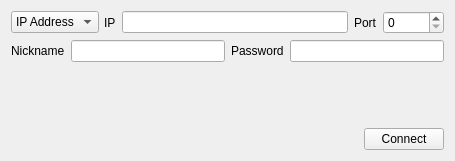
<?xml version="1.0" encoding="UTF-8"?>
<ui version="4.0">
 <class>DirectConnect</class>
 <widget class="QWidget" name="DirectConnect">
  <property name="geometry">
   <rect>
    <x>0</x>
    <y>0</y>
    <width>455</width>
    <height>161</height>
   </rect>
  </property>
  <property name="windowTitle">
   <string>Direct Connect</string>
  </property>
  <layout class="QVBoxLayout" name="verticalLayout">
   <item>
    <layout class="QVBoxLayout" name="verticalLayout_3">
     <item>
      <layout class="QVBoxLayout" name="verticalLayout_2">
       <item>
        <layout class="QHBoxLayout" name="horizontalLayout">
         <property name="spacing">
          <number>0</number>
         </property>
         <property name="leftMargin">
          <number>0</number>
         </property>
         <item>
          <widget class="QComboBox" name="connection_type">
           <item>
            <property name="text">
             <string>IP Address</string>
            </property>
           </item>
          </widget>
         </item>
         <item>
          <widget class="QWidget" name="ip_container" native="true">
           <layout class="QHBoxLayout" name="ip_layout">
            <property name="leftMargin">
             <number>5</number>
            </property>
            <property name="topMargin">
             <number>0</number>
            </property>
            <property name="rightMargin">
             <number>0</number>
            </property>
            <property name="bottomMargin">
             <number>0</number>
            </property>
            <item>
             <widget class="QLabel" name="label_2">
              <property name="text">
               <string>IP</string>
              </property>
             </widget>
            </item>
            <item>
             <widget class="QLineEdit" name="ip">
              <property name="toolTip">
               <string>&lt;html&gt;&lt;head/&gt;&lt;body&gt;&lt;p&gt;IPv4 address of the host&lt;/p&gt;&lt;/body&gt;&lt;/html&gt;</string>
              </property>
              <property name="maxLength">
               <number>16</number>
              </property>
             </widget>
            </item>
            <item>
             <widget class="QLabel" name="label_3">
              <property name="text">
               <string>Port</string>
              </property>
             </widget>
            </item>
            <item>
             <widget class="QSpinBox" name="port">
              <property name="maximum">
               <number>65535</number>
              </property>
             </widget>
            </item>
           </layout>
          </widget>
         </item>
        </layout>
       </item>
       <item>
        <layout class="QHBoxLayout" name="horizontalLayout_2">
         <item>
          <widget class="QLabel" name="label_5">
           <property name="text">
            <string>Nickname</string>
           </property>
          </widget>
         </item>
         <item>
          <widget class="QLineEdit" name="nickname">
           <property name="maxLength">
            <number>20</number>
           </property>
          </widget>
         </item>
         <item>
          <widget class="QLabel" name="label">
           <property name="text">
            <string>Password</string>
           </property>
          </widget>
         </item>
         <item>
          <widget class="QLineEdit" name="password"/>
         </item>
        </layout>
       </item>
      </layout>
     </item>
     <item>
      <spacer name="verticalSpacer">
       <property name="orientation">
        <enum>Qt::Vertical</enum>
       </property>
       <property name="sizeHint" stdset="0">
        <size>
         <width>20</width>
         <height>20</height>
        </size>
       </property>
      </spacer>
     </item>
     <item>
      <layout class="QHBoxLayout" name="horizontalLayout_3">
       <item>
        <spacer name="horizontalSpacer">
         <property name="orientation">
          <enum>Qt::Horizontal</enum>
         </property>
         <property name="sizeHint" stdset="0">
          <size>
           <width>40</width>
           <height>20</height>
          </size>
         </property>
        </spacer>
       </item>
       <item>
        <widget class="QPushButton" name="connect">
         <property name="text">
          <string>Connect</string>
         </property>
        </widget>
       </item>
      </layout>
     </item>
    </layout>
   </item>
  </layout>
 </widget>
 <resources/>
 <connections/>
</ui>
